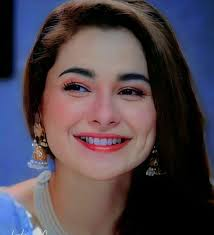
#> input picture Images/Hania Amir.jpeg, 214 x 235 px, found by its file name
$ jupyter execute --allow-errors '8_Arithmetic Operations on Images using OpenCV.ipynb'
#> lines starting #> are read from the running program, lines starting #| are printed output that depends on the picture
**8_Arithmetic Operations on Images using OpenCV**

[cell 1]
import cv2

[cell 2]
img1 = cv2.imread(r"C:\Users\hp\Documents\jupyter\OpenCV by WsCube Tech\Images\Hania Amir.jpeg")
#> img1 is the input picture: shape (235, 214, 3); mean B, G, R 77.3, 67.3, 77.4
img2 = cv2.imread(r"C:\Users\hp\Documents\jupyter\OpenCV by WsCube Tech\Images\Sana Javaid.jpg")
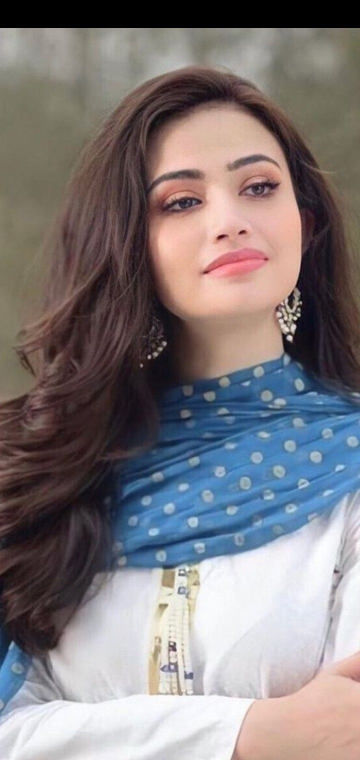
#> input picture Images/Sana Javaid.jpg, 720 x 1520 px, found by its file name (shown at 1/2 size)
#> img2 is the input picture: shape (1520, 720, 3); mean B, G, R 123.9, 121.5, 127.9

img1 = cv2.resize(img1, (500,600))
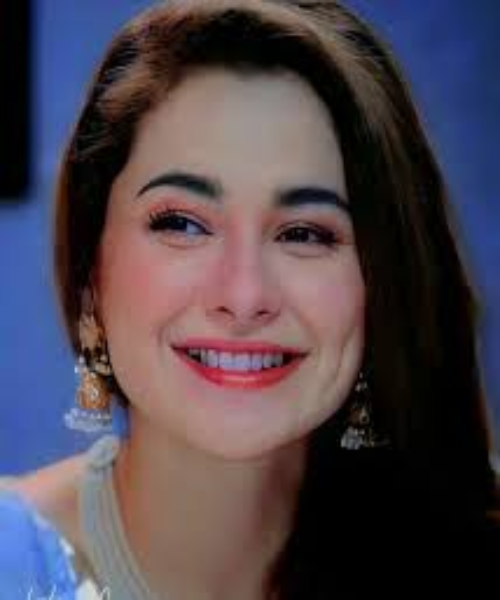
#> img1: shape (600, 500, 3); mean B, G, R 77.2, 67.2, 77.3
img2 = cv2.resize(img2, (500,600))
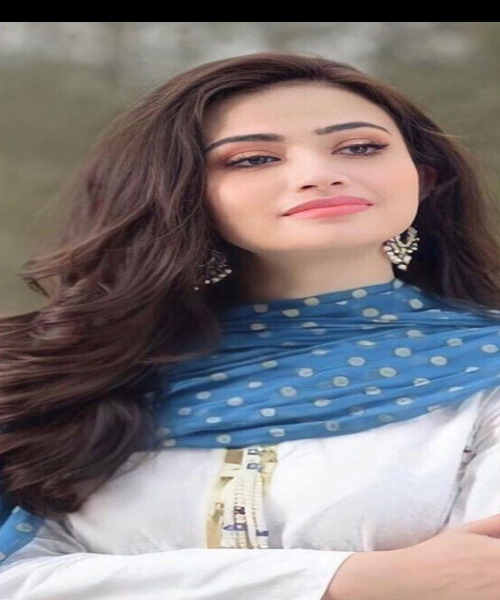
#> img2: shape (600, 500, 3); mean B, G, R 123.8, 121.4, 127.8

new_img = cv2.addWeighted(img1, 1, img2, 0.3, 1 )
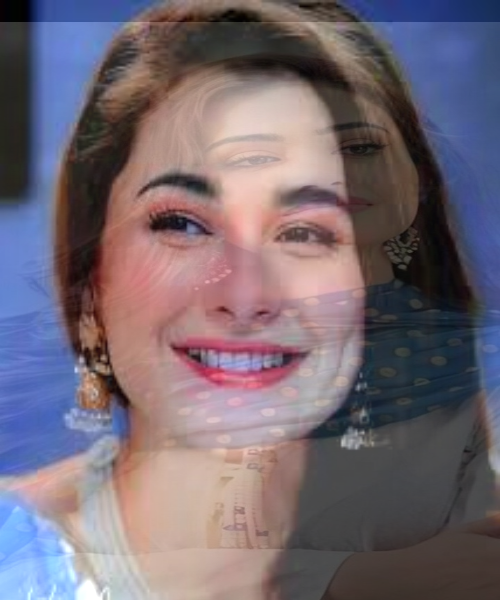
#> new_img: shape (600, 500, 3); mean B, G, R 114.9, 104.7, 116.7

cv2.imshow("F1", new_img)

cv2.waitKey(0)
cv2.destroyAllWindows()
